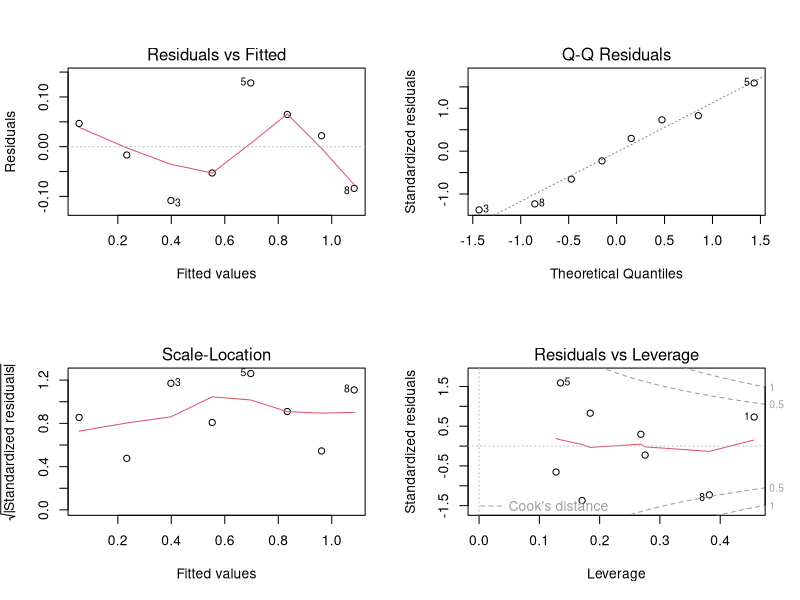
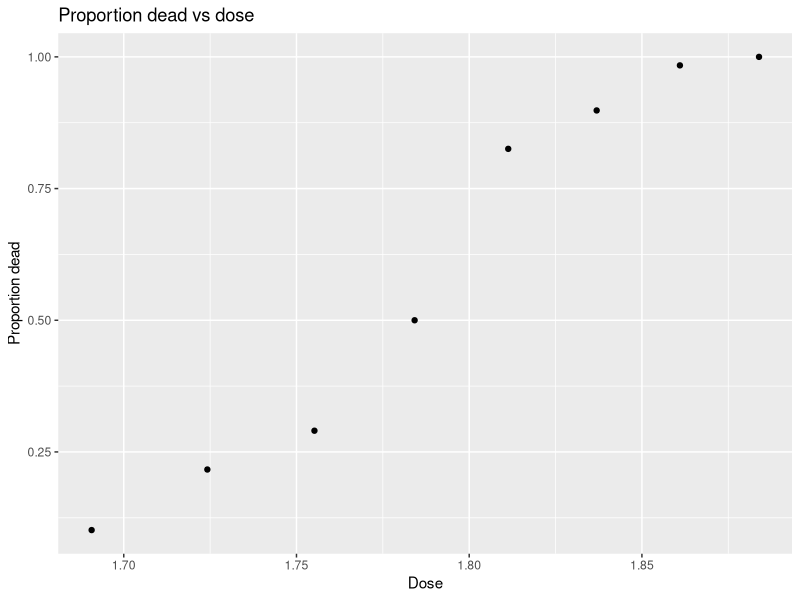
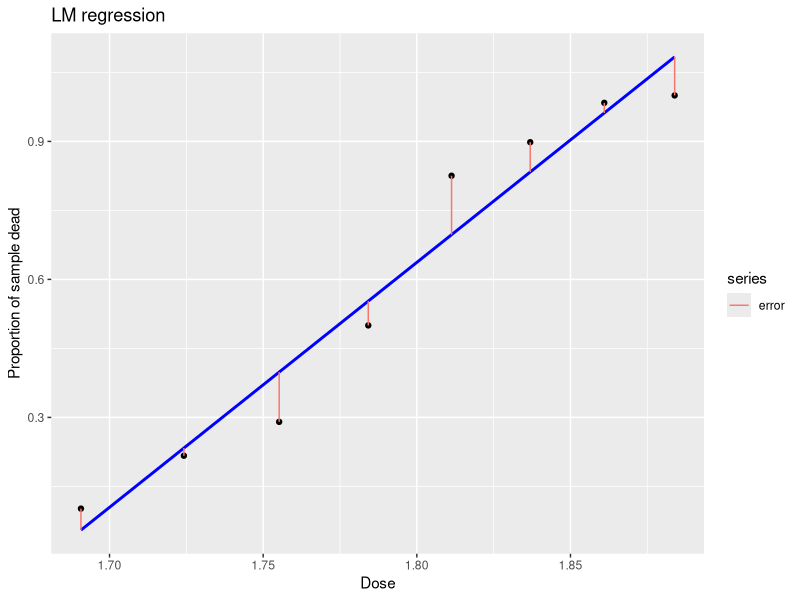
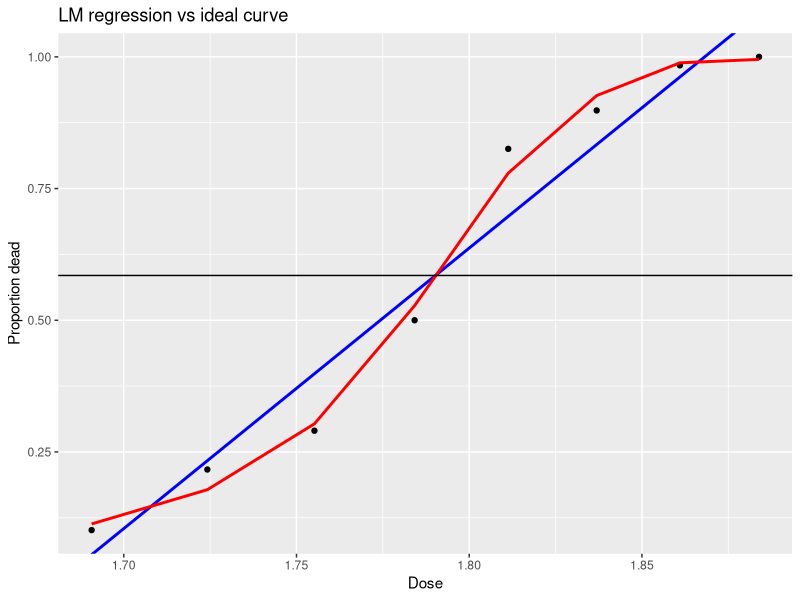
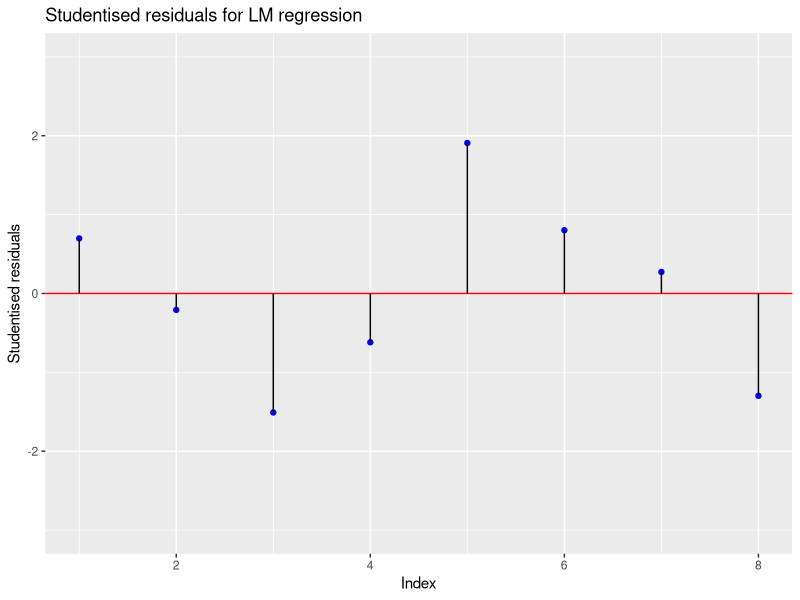
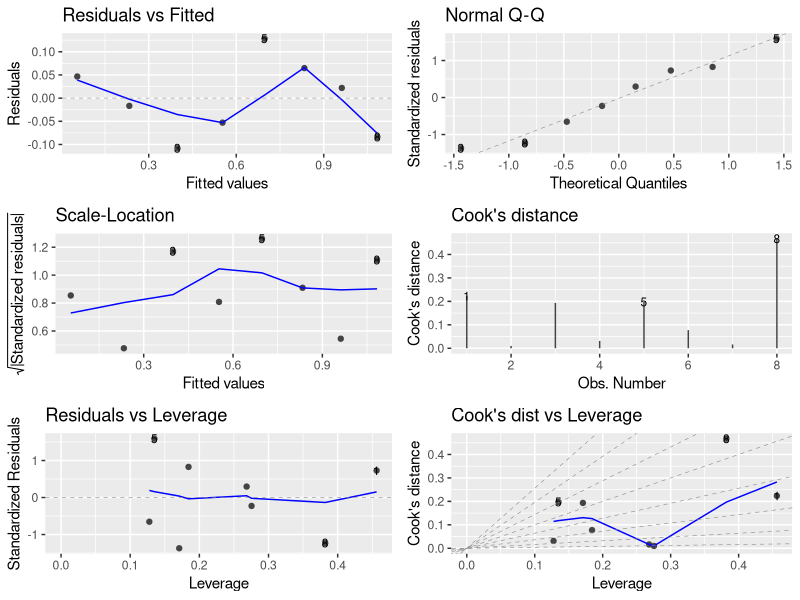
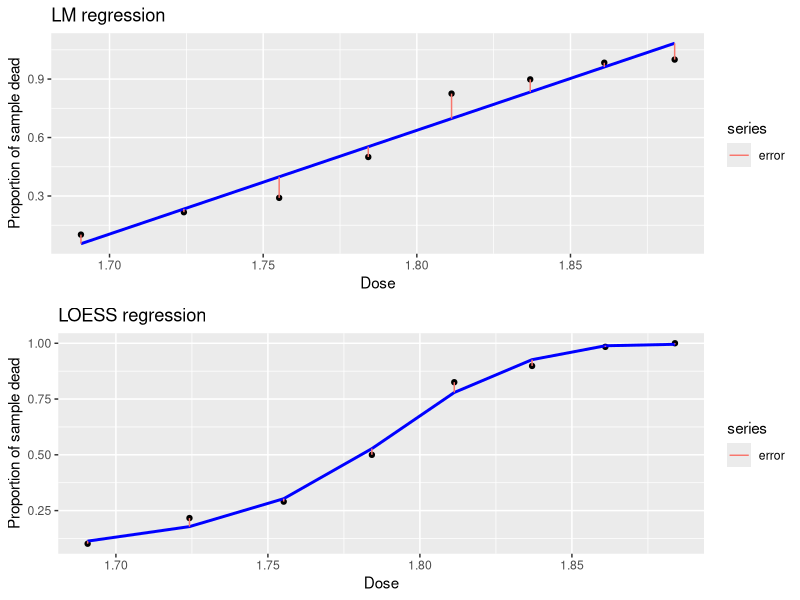
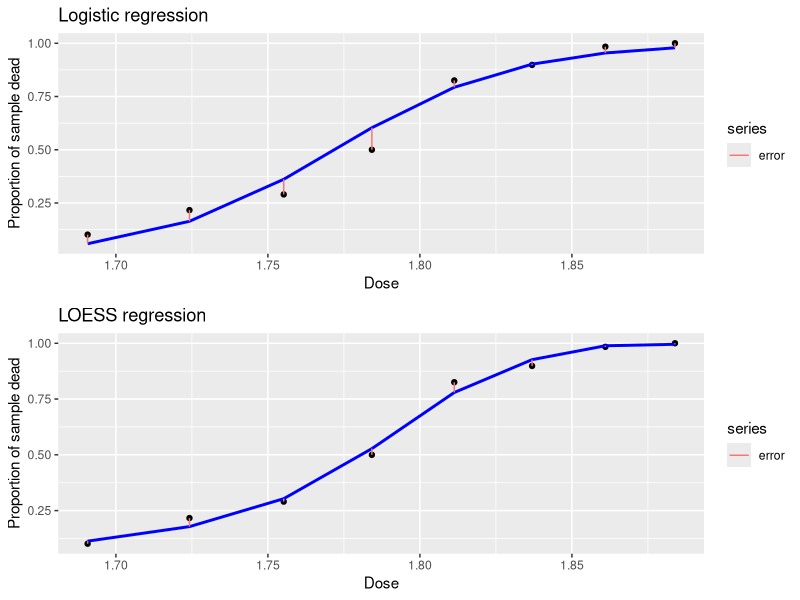

Recreate these plots in R, in order.
#!/usr/bin/env Rscript

library(tidyverse)
library(magrittr) # install.packages("magrittr", dep = T)
library(ggfortify) # install.packages("ggfortify", dep = T)
library(reshape2) # install.packages("reshape2", dep = T)
require(lmtest) # install.packages("lmtest", dep = T)

# Functions --------------------------------------------------------------------

# Multiple plot function from
# http://www.cookbook-r.com/Graphs/Multiple_graphs_on_one_page_(ggplot2)/
# Allows multiple ggplot2 plots on the same image
multiplot <- function(..., plotlist=NULL, file, cols=1, layout=NULL) {
  library(grid)

  # Make a list from the ... arguments and plotlist
  plots <- c(list(...), plotlist)

  numPlots <- length(plots)

  # If layout is NULL, then use 'cols' to determine layout
  if (is.null(layout)) {
    # Make the panel
    # ncol: Number of columns of plots
    # nrow: Number of rows needed, calculated from # of cols
    layout <- matrix(seq(1, cols * ceiling(numPlots / cols)),
      ncol = cols, nrow = ceiling(numPlots / cols)
    )
  }

  if (numPlots == 1) {
    print(plots[[1]])
  } else {
    # Set up the page
    grid.newpage()
    pushViewport(viewport(layout = grid.layout(nrow(layout), ncol(layout))))

    # Make each plot, in the correct location
    for (i in 1:numPlots) {
      # Get the i,j matrix positions of the regions that contain this subplot
      matchidx <- as.data.frame(which(layout == i, arr.ind = TRUE))

      print(plots[[i]], vp = viewport(
        layout.pos.row = matchidx$row,
        layout.pos.col = matchidx$col
      ))
    }
  }
}

# Create a plot of predicted line vs actual points including error bars
plot_fitted_errors <- function(model, data, x_var, y_var,
                               title = paste(y_var, "vs", x_var),
                               x_name = x_var,
                               y_name = y_var) {
  predictions <- fitted(model)
  p <- ggplot(data = data, mapping = aes_string(x = x_var, y = y_var)) +
    geom_point() +
    geom_line(y = predictions, size = 1, colour = "blue") +
    geom_segment(aes(
      xend = data[[x_var]],
      yend = predictions,
      color = "error"
    )) +
    labs(
      title = title,
      x = x_name,
      y = y_name,
      color = "series"
    )
  return(p)
}

# Main code --------------------------------------------------------------------

insect_dose <- tribble(
  ~ dose, ~ num_insects, ~ num_died,
  #-----| ------------| ----------|
  1.6907, 59, 6,
  1.7242, 60, 13,
  1.7552, 62, 18,
  1.7842, 56, 28,
  1.8113, 63, 52,
  1.8369, 59, 53,
  1.8610, 62, 61,
  1.8839, 60, 60
)

# Nicer looking input, remember to uncomment and remove above
# insect_dose <- tribble(
#   ~ dose, ~ num_insects, ~ num_died,
#   #-----| ------------| ----------|
#   1.6907,           59,          6,
#   1.7242,           60,         13,
#   1.7552,           62,         18,
#   1.7842,           56,         28,
#   1.8113,           63,         52,
#   1.8369,           59,         53,
#   1.8610,           62,         61,
#   1.8839,           60,         60
# )

# Add proportion variable
insect_dose %<>%
  mutate(prop_dead = num_died / num_insects)

# === Linear regression ========================================================
# Build model
prop_lm <- lm(prop_dead ~ dose, data = insect_dose)

# Inspect model
# Ugh, does not look good
par(mfrow = c(2, 2))
plot(prop_lm)
par(mfrow = c(1, 1))

ggplot(data = insect_dose, mapping = aes(x = dose, y = prop_dead)) +
  geom_point() +
  labs(
    title = "Proportion dead vs dose",
    x = "Dose",
    y = "Proportion dead"
  )

# Plot fiited values versus actual
p_lm <- plot_fitted_errors(prop_lm, insect_dose, "dose", "prop_dead",
  title = "LM regression",
  x_name = "Dose",
  y_name = "Proportion of sample dead"
)

p_lm

# Compare to Local Polynomial Regression
# (overfitting, but should give better idea of ideal curve)
loess_mod <- loess(prop_dead ~ dose, data = insect_dose)

p_loess <- plot_fitted_errors(loess_mod, insect_dose, "dose", "prop_dead",
  title = "LOESS regression",
  x_name = "Dose",
  y_name = "Proportion of sample dead"
)

# Compare LM fit with LOESS fit in single graph
ggplot(data = insect_dose, mapping = aes(x = dose, y = prop_dead)) +
  geom_point() +
  geom_line(y = fitted(prop_lm), size = 1, colour = "blue") +
  geom_line(y = fitted(loess_mod), size = 1, colour = "red") +
  geom_abline(intercept = 0.585, slope = 0) +
  labs(
    title = "LM regression vs ideal curve",
    x = "Dose",
    y = "Proportion dead"
  )

# Inspect fitted values
predictions <- fitted(prop_lm)
residuals <- rstudent(prop_lm) # studentised residuals
lm_comp_df <- data.frame(
  actual = insect_dose$prop_dead,
  fitted = predictions,
  studentised_residuals = residuals,
  errors = insect_dose$prop_dead - predictions,
  index = 1:8
)

lm_comp_df$errors / lm_comp_df$actual

# Plot residuals
ggplot(data = lm_comp_df, aes(x = index, y = studentised_residuals)) +
  geom_point(colour = "blue") +
  geom_abline(intercept = 0, slope = 0, colour = "red") +
  geom_segment(xend = lm_comp_df$index, yend = 0) +
  ylim(-3, 3) +
  labs(
    title = "Studentised residuals for LM regression",
    x = "Index",
    y = "Studentised residuals"
  )

# Diagnostic plots
autoplot(prop_lm, which = 1:6, label.size = 3)

# Compare plots; LOESS reveals sigmoidal relationship
# Logistic regression or Cloglog or Probit then
multiplot(p_lm, p_loess, cols = 1)

# === Logistic Regression ======================================================

# Build a logistic regression model
prop_log_reg <- glm(prop_dead ~ dose, family = binomial, data = insect_dose)
summary(prop_log_reg)


p_log_reg <- plot_fitted_errors(prop_log_reg, insect_dose, "dose", "prop_dead",
  title = "Logistic regression",
  x_name = "Dose",
  y_name = "Proportion of sample dead"
)

# Compare plot with LOESS regression and LM
multiplot(p_log_reg, p_loess) # Note heavier tails in LOESS
multiplot(p_log_reg, p_lm)

par(mfrow = c(3, 2))
plot(prop_log_reg, which = 1:6)
par(mfrow = c(1, 1))
plot(prop_log_reg, which = 1)

# Inspect residuals and deviance
prop_log_reg$residuals
prop_log_reg$deviance

# Put fitted values in table with actual data
comparison_table <- data.frame(
  Actual = insect_dose$prop_dead,
  L.R.predicted = fitted(prop_log_reg)
)

# === Cloglog Regression =======================================================

# Try a different link function (with heavier tails)
cloglog_model <- glm(prop_dead ~ dose,
  family = binomial(link = "cloglog"),
  data = insect_dose
)

p_cloglog <- plot_fitted_errors(cloglog_model, insect_dose, "dose", "prop_dead",
  title = "Cloglog regression",
  x_name = "Dose",
  y_name = "Proportion of sample dead"
)

# compare with logistic regression
multiplot(p_log_reg, p_cloglog)

# === Comparison binomial models ===============================================

# Deviance comparison
anova(prop_log_reg, cloglog_model, test = "Chisq")
summary(prop_log_reg)
summary(cloglog_model)
# Cloglog has less residual deviance and they have common df

# add to table of predictions
comparison_table$Cloglog.predicted <- fitted(cloglog_model)

# add error variables for each model
comparison_table %<>%
  mutate(
    L.R.errors = Actual - L.R.predicted,
    Cloglog.errors = Actual - Cloglog.predicted,
    Index = rownames(.)
  ) %>%
  as.tibble()

# Compare summary of Logistic regression errors with Cloglog errors
summary(comparison_table)

# Compare errors
ggplot(data = comparison_table) +
  geom_density(aes(x = L.R.errors), fill = "grey") +
  geom_density(aes(x = Cloglog.errors), fill = "red")

# Convert the comparison table to long data for plotting purposes
smaller_table <- comparison_table %>%
  dplyr::select(Actual, L.R.errors, Cloglog.errors) %>%
  melt(id = c("Actual")) %>%
  rename(Model = variable, Error = value) %>%
  mutate(Model = as.character(Model)) %>%
  as.tibble() %>%
  mutate(
    Model = replace(Model, Model == "L.R.errors", "Logistic"),
    Model = replace(Model, Model == "Cloglog.errors", "Cloglog")
  )

summary(smaller_table)

# Plot the densities of the errors for the binomial models
ggplot(data = smaller_table) +
  geom_density(aes(x = Error, colour = Model)) +
  geom_vline(xintercept = 0, lty = 2) +
  xlim(-0.15, 0.15) +
  labs(
    title = "Distribution of errors for binomial models",
    x = "Error",
    y = "Density"
  )

# === Multivariate model =======================================================

insect_dose %<>% mutate(dose_quad = dose * dose)

# Build multivariate model
prop_log_reg_multi <- glm(prop_dead ~ dose + dose_quad,
  data = insect_dose,
  family = binomial(link = "logit")
)

# Likelihood ratio test
lrtest(prop_log_reg, prop_log_reg_multi) # p = 0.51 => retain simpler model
anova(prop_log_reg, prop_log_reg_multi, test = "Chisq")

# Compare non-nested models (use AIC)
AIC(cloglog_model, prop_log_reg, prop_log_reg_multi) # Cloglog wins

# Update the comparison table
multi_comp_table <- data.frame(
  Actual = insect_dose$prop_dead,
  Error = insect_dose$prop_dead - fitted(prop_log_reg_multi),
  Model = "Logistic multivariate"
)

smaller_table %<>% bind_rows(multi_comp_table)

# Plot the densities of the errors for the binomial models
ggplot(data = smaller_table) +
  geom_density(aes(x = Error, colour = Model)) +
  geom_vline(xintercept = 0, lty = 2) +
  xlim(-0.15, 0.15) +
  labs(
    title = "Distribution of errors for binomial models",
    x = "Error",
    y = "Density"
  )
